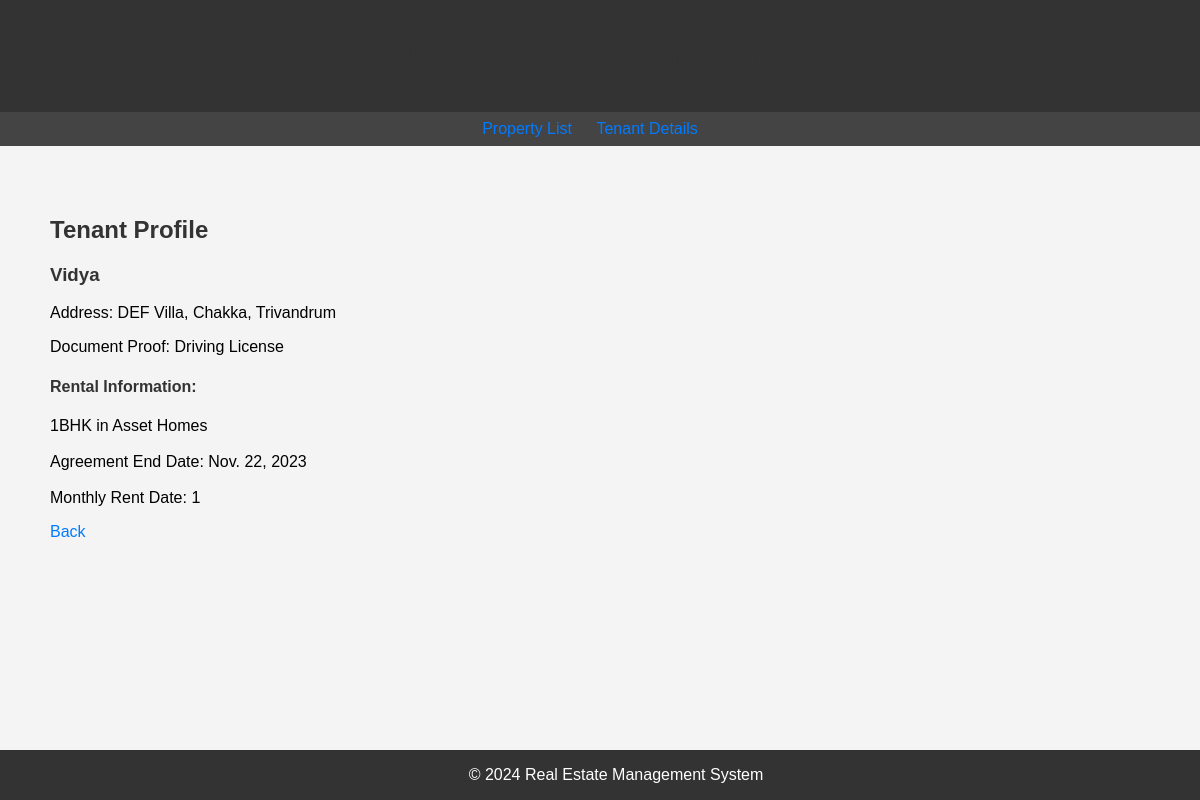
The page /tenant-profile/2/ (signed in) on the database its author committed.
### realestate_app/models.py (models this page shows, shortened)
class Tenant(models.Model):
    username=models.CharField(max_length=255,null=True,blank=False)
    address = models.TextField()
    document_proof = models.CharField(max_length=255)

class RentalDetails(models.Model):
    tenant = models.ForeignKey(Tenant, on_delete=models.CASCADE)
    unit = models.ForeignKey(Unit, on_delete=models.CASCADE)
    agreement_end_date = models.DateField()
    monthly_rent_date = models.PositiveIntegerField(validators=[MinValueValidator(1), MaxValueValidator(31)])

class Unit(models.Model):
    property = models.ForeignKey(Property, on_delete=models.CASCADE)
    rent_cost = models.DecimalField(max_digits=10, decimal_places=2)
    type_choices = [('1BHK', '1BHK'), ('2BHK', '2BHK'), ('3BHK', '3BHK'), ('4BHK', '4BHK')]
    type = models.CharField(max_length=4, choices=type_choices)

class Property(models.Model):
    name = models.CharField(max_length=255)
    address = models.TextField()
    location = models.CharField(max_length=255)

### realestate_app/views.py (the view)
# urls.py: path('tenant-profile/<int:tenant_id>/', views.tenant_profile, name='tenant_profile'),
@login_required(login_url='/accounts/login/')
def tenant_profile(request, tenant_id):
    tenant = get_object_or_404(Tenant, pk=tenant_id)
    rental_details = RentalDetails.objects.filter(tenant=tenant)
    return render(request, 'tenant_profile.html', {'tenant': tenant, 'rental_details': rental_details})

### realestate_app/templates/tenant_profile.html
{% extends 'base.html' %}
{% block content %}
  <h2>Tenant Profile</h2>
  <h3>{{ tenant.username }}</h3>
  <p>Address: {{ tenant.address }}</p>
  <p>Document Proof: {{ tenant.document_proof }}</p>
  <h4>Rental Information:</h4>
  <ul>
    {% for rental_detail in rental_details %}
      <li>{{ rental_detail.unit.type }} in {{ rental_detail.unit.property.name }} </li><br>
      <li>Agreement End Date: {{ rental_detail.agreement_end_date }}</li><br>
       <li>Monthly Rent Date: {{ rental_detail.monthly_rent_date }}</li>
    {% endfor %}
  </ul>
  <a href="{% url 'tenant_list' %}">Back</a>
{% endblock %}

### realestate_app/templates/base.html (style rules this page uses)
body { font-family: 'Arial', sans-serif; margin: 0; padding: 0; background-color: #f4f4f4; }
h1, h2, h3, h4 { color: #333; }
a { color: #007bff; text-decoration: none; }
ul { list-style-type: none; padding: 0; }
li { margin-bottom: 3 0px; }

### rows shown on the page
Tenant: username "Vidya", address "DEF Villa, Chakka, Trivandrum", document_proof "Driving License"
RentalDetails: unit.type "1BHK", unit.property.name "Asset Homes", agreement_end_date "Nov. 22, 2023", monthly_rent_date "1"
